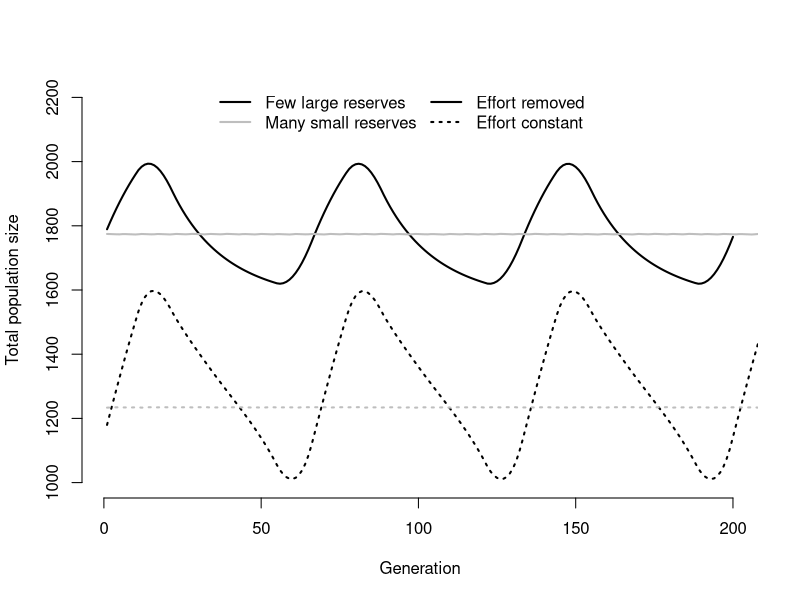

Source code (R): (Note: this script raises an error after producing the figure.)
setwd("/Users/efuller/Documents/Projects/Moving_fish/MovingFish/Simluations/Aspatial_fast/Data/fluctuations")

pcNA <- read.csv("popconsnoThreshNA.csv")
pcEf <- read.csv("popconsnoThreshyes.csv")
pfNA <- read.csv("popfishnoThreshNA.csv")
pfEf <- read.csv("popfishnoThreshyes.csv")
pn <- read.csv("popnullnoThreshNA.csv")

# png(file="compare_flucts.png", height=6,width=6,units="in",res=300)
pdf(file='compare_flucts.pdf',height=6,width=6.1)
plot(pcNA[1:200,], type='l',ylim=c(1000,2200),lwd=2,bty="n",xlab="Generation", ylab="Total population size")
lines(pcEf,type='l',col="black",lwd=2,lty=9)

lines(pfNA,lty=1,lwd=2, col ="grey")
lines(pfEf, lty=9,lwd=2, col = "grey")

legend("top",legend=c("Few large reserves", "Many small reserves","Effort removed","Effort constant"),lwd=2, lty=c(1,1,1,9), col=c("black","grey","black","black"),ncol=2,bty="n")
dev.off()


####### plotting on same scale - ignore. 

lines(pn, col="blue")

plot(pn, type='l')

# anomalies 

p1a <- pcNA$x - mean(pcNA$x)
p2a <- pcEf$x - mean(pcEf$x)
plot(p2a, type='l')
lines(p1a,col="red")
p3a <- pfNA$x - mean(pfNA$x)
p4a <- pfEf$x - mean(pfEf$x)
plot(p3a, type='l')
lines(p4a, col="orange")